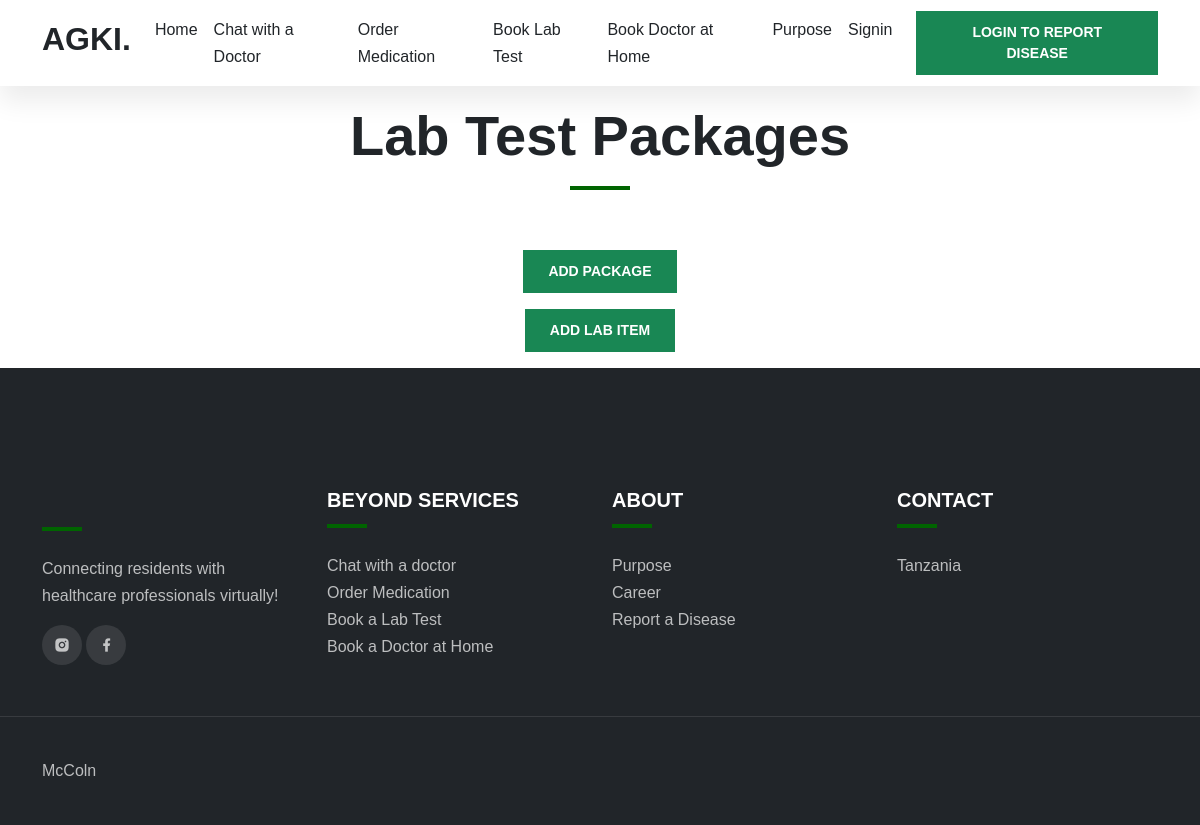
The page /bookLabTest/ on the database as committed earlier.
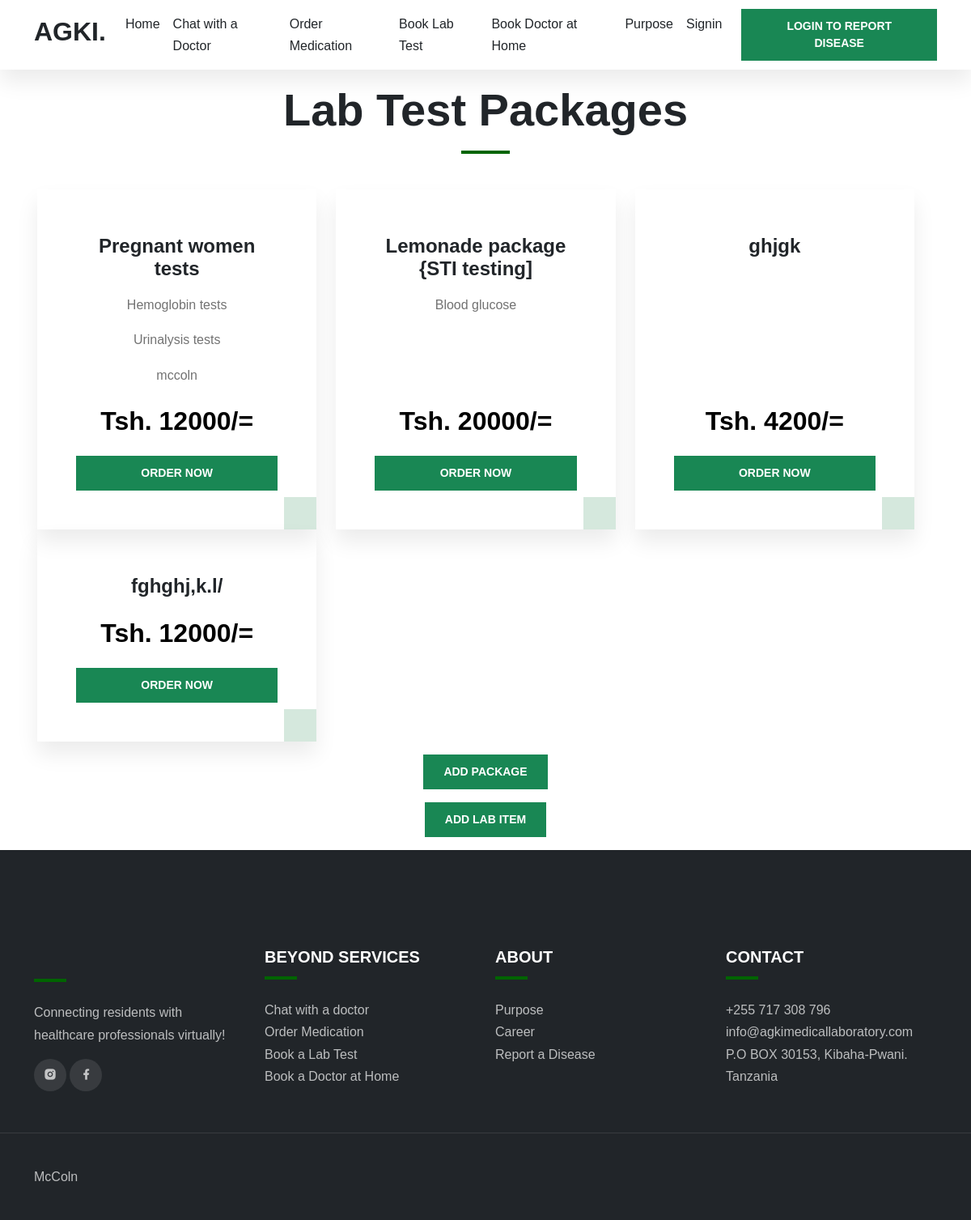
The same page on the database as committed later.
### app/models.py (models this page shows, shortened)
class LaboratoryTestCategory(models.Model):
    title = models.CharField(max_length=100)
    cost = models.IntegerField()

class LaboratoryTest(models.Model):
    title = models.CharField(max_length=100)
    category = models.ForeignKey(LaboratoryTestCategory, on_delete=models.CASCADE)

class FooterContact(models.Model):
    phonenumber = models.CharField(max_length=200)
    email = models.CharField(max_length=200)
    address = models.CharField(max_length=200)

### app/views.py (the view)
# urls.py: path('bookLabTest/', views.bookLabTest, name='bookLabTest'),
def bookLabTest(request):
    footer = FooterContact.objects.all()
    laboratory_categories = LaboratoryTestCategory.objects.all()
    context = {
        'footer': footer,
        'laboratory_categories': laboratory_categories,
    }
    return render(request, 'app/bookLabTest.html', context)

### app/templates/app/bookLabTest.html (shortened to what this page needs)
{% extends 'app/base.html' %}
{% load static %}
{% block content %}
    <section id="services" class="p-3">
        <div class="container">
            <div class="row">
                <div class="col-12 text-center" data-aos="fade-down" data-aos-delay="150">
                    <div class="section-title">
                        <h1 class="display-4 fw-semibold">Lab Test Packages</h1>
                        <div class="line"></div>
                    </div>
                </div>
            </div>
            <div class="row g-3 text-center">
                <div class="row flex-grow-1">
                    {% for category in laboratory_categories %}
                    <div class="col-lg-4 col-sm-6 bg-white d-flex">
                        <div class="service theme-shadow p-lg-5 p-4 d-flex flex-column">
                            <h4 class="mt-2 mb-3">{{ category.title }}</h4>
                            <div class="flex-grow-1">
                                {% for test in category.laboratorytest_set.all %}
                                <p>{{ test.title }}</p>
                                {% endfor %}
                            </div>
                            <div class="text-black">
                                <p style="font-size: xx-large;"><b>Tsh. {{ category.cost }}/=</b></p>
                            </div>
                            <div>
                                <a href="{% url 'confirm_order' category_id=category.id %}" class="btn btn-success w-100">Order now</a>
                            </div>
                        </div>
                    </div>
                    {% endfor %}
                </div>
                <a href="{% url 'packageAdd' %}"><button class="btn btn-success">Add Package</button></a>
                <a href="{% url 'packageItem' %}"><button class="btn btn-success">Add Lab Item</button></a>
            </div>
        </div>
    </section>
{% endblock %}

### app/templates/app/base.html (shortened to what the changed rows need)
{% load static %}
<!doctype html>
<html lang="en">
<head>
    <link rel="stylesheet" href="https://cdn.jsdelivr.net/npm/bootstrap@5.2.0/dist/css/bootstrap.min.css">
    <link href="https://cdn.jsdelivr.net/npm/remixicon@2.5.0/fonts/remixicon.css" rel="stylesheet">
    <link rel="stylesheet" href="https://cdn.jsdelivr.net/npm/@fancyapps/ui@4.0/dist/fancybox.css">
    <link href="https://cdn.jsdelivr.net/npm/bootstrap@5.3.0-alpha1/dist/css/bootstrap.min.css" rel="stylesheet">
    <link rel="stylesheet" href="{% static 'videos/index.css' %}">
</head>
<body data-bs-spy="scroll" data-bs-target=".navbar">
    <nav class="navbar navbar-expand-lg bg-white sticky-top">
        <div class="container">
            <a class="navbar-brand" href="{% url 'index' %}">
                <h2>AGKI.</h2>
            </a>
        </div>
    </nav>
    {% block content %}
    {% endblock %}
    <footer class="bg-dark">
        <div class="footer-top">
            <div class="container">
                <div class="row gy-5">
                    <div class="col-lg-3 col-sm-6">
                        <ul>
                            {% for i in footer %}
                                <li>{{i.phonenumber}}</li>
                                <li>{{i.email}}</li>
                                <li>{{i.address}}</li>
                            {% endfor %}
                                <li>Tanzania</li>
                        </ul>
                    </div>
                </div>
            </div>
        </div>
    </footer>
  </body>
  </html>

Rows that differ between the two databases and show on the page:
added LaboratoryTestCategory: title "Pregnant women tests", cost "12000"
added LaboratoryTest: title "Hemoglobin tests", shown under "Pregnant women tests"
added LaboratoryTest: title "Urinalysis tests", shown under "Pregnant women tests"
added LaboratoryTest: title "mccoln", shown under "Pregnant women tests"
added LaboratoryTestCategory: title "Lemonade package {STI testing]", cost "20000"
added LaboratoryTest: title "Blood glucose", shown under "Lemonade package {STI testing]"
added LaboratoryTestCategory: title "ghjgk", cost "4200"
added LaboratoryTestCategory: title "fghghj,k.l/", cost "12000"
added FooterContact: phonenumber "+255 717 308 796", email "info@agkimedicallaboratory.com", address "P.O BOX 30153, Kibaha-Pwani."
